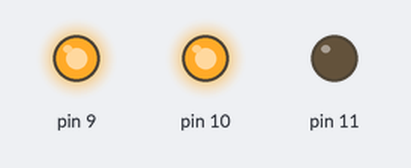
This sketch was run on a simulated Arduino Uno, built with avr-gcc and run on an emulated ATmega328P. On the bench: output pins drawn as LEDs (lit = HIGH).

Above: at 0.7 s.
At 24.12 s:
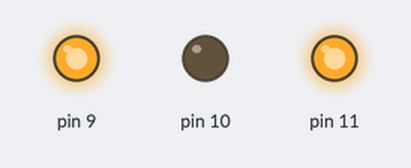
At 27.7 s:
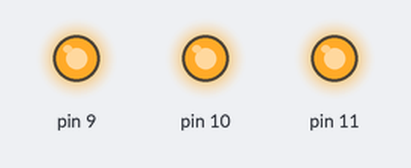
Timing chart, 0 to 33.2 s (numbered marks = the images above):
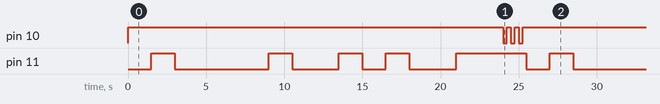

The sketch:

sketch_aug16a.ino
```cpp
/*                  1 0   0 11    0 0
 *  f(A, B, C, D) = bC' + A'CD + B'D'
 *
 *  0000  1
 *  0001
 *  0010  1
 *  0011  1
 *  0100  1
 *  0101  1
 *  0110
 *  0111  1
 *  1000  1
 *  1001
 *  1010  1
 *  1011
 *  1100  1
 *  1101  1
 *  1110
 *  1111
 */

void setup() {
  pinMode(11, OUTPUT); //r
  pinMode(10, OUTPUT); //g
  pinMode(9, OUTPUT); //b

  digitalWrite(11, HIGH);
  digitalWrite(10, HIGH);
  digitalWrite(9, HIGH);
}

void loop() {
  digitalWrite(11, LOW);
  delay(1500);
  digitalWrite(11, HIGH);
  delay(1500);
  digitalWrite(11, LOW);
  delay(6000);
  digitalWrite(11, HIGH);
  delay(1500);
  digitalWrite(11, LOW);
  delay(3000);
  digitalWrite(11, HIGH);
  delay(1500);
  digitalWrite(11, LOW);
  delay(1500);
  digitalWrite(11, HIGH);
  delay(1500);
  digitalWrite(11, LOW);
  delay(3000);
  digitalWrite(11, HIGH);
  delay(3000);

  digitalWrite(11, HIGH);

  for(int i = 0; i < 3; i++){
    digitalWrite(10, LOW);
    delay(250);
    digitalWrite(10, HIGH);
    delay(250);
  }

}
```

Measured:
- by itself, pin 10: repeats every 25.5 s: 2 × (HIGH 0.25 s, LOW 0.25 s), HIGH 24.3 s, LOW 0.25 s
- by itself, pin 11: repeats every 25.5 s: LOW 6.0 s, HIGH 1.5 s, LOW 3.0 s, HIGH 1.5 s, LOW 1.5 s, HIGH 1.5 s, LOW 3.0 s, HIGH 4.5 s, LOW 1.5 s, HIGH 1.5 s
- by itself, everything shown: repeats every 25.5 s, in 16 steps
